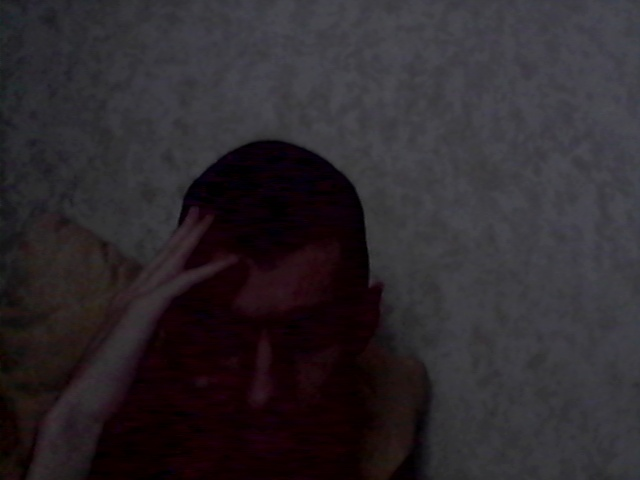
#> input picture OpenCV/pic.jpg, 640 x 480 px, given in place of the camera
$ python main.py
#> lines starting #> are read from the running program, lines starting #| are printed output that depends on the picture; after the words box and inside, x2 and y2 are one past the last pixel; in counts of white or black regions, pixels touching at a corner belong together
import cv2 as cv
import numpy as np


if __name__ == '__main__':
    cv.namedWindow( "result" )
    cap = cv.VideoCapture(0)

    hsv_min = np.array((90, 55, 10), np.uint8)
    hsv_max = np.array((132, 255, 255), np.uint8)

    color_blue = (255,0,0)
    color_red = (0,0,128)

    while True:
        flag, img = cap.read()
#> img is the input picture: shape (480, 640, 3); mean B, G, R 44.2, 40, 45.3
        img = cv.flip(img,1)
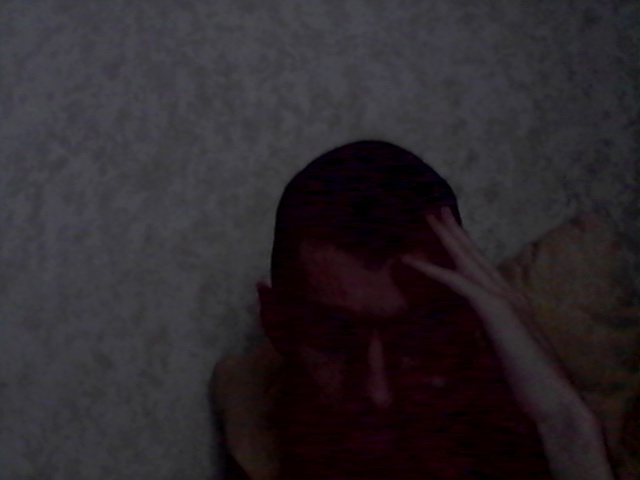
#> img: shape (480, 640, 3); mean B, G, R 44.2, 40, 45.3
        try:


            hsv = cv.cvtColor(img, cv.COLOR_BGR2HSV )
#> hsv: shape (480, 640, 3); mean H, S, V 115.6, 80.2, 48.1
            thresh = cv.inRange(hsv, hsv_min, hsv_max)
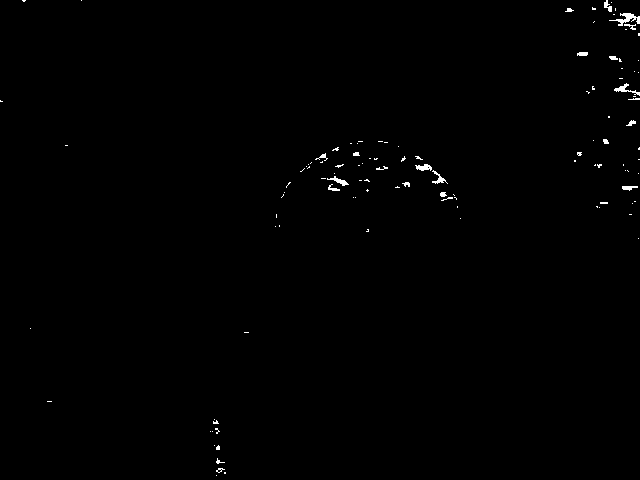
#> thresh: shape (480, 640); 0.45% white in thin lines or dots
            contours, hierarchy = cv.findContours( thresh.copy(), cv.RETR_EXTERNAL, cv.CHAIN_APPROX_NONE)
#> contours = 113 contours, 104 with area under 20; largest, box (x1, y1, x2, y2) and area: (609, 13, 640, 26) 104, (614, 83, 640, 96) 61, (415, 164, 432, 171) 58, (327, 176, 349, 186) 52, (432, 170, 448, 184) 45

            for cnt in contours:
                rect = cv.minAreaRect(cnt)
                box = cv.boxPoints(rect)
                box = np.int0(box)
                center = (int(rect[0][0]),int(rect[0][1]))
                area = int(rect[1][0]*rect[1][1])
                if area > 1000:
                    cv.drawContours(img,[box],0,color_blue,2)
                    cv.circle(img, center, 2, color_red, 2)
                    text = "(" + str(center[0]) + ", " + str(center[1]) + ")"
                    cv.putText(img, text, (center[0] + 10, center[1] + 10), cv.FONT_HERSHEY_PLAIN, 1.5, color_red, 1, 8, 0)
                    print(center)
#> this loop made 113 passes
#> (rect, box, center, area) on passes 4, 29, 37, 39, 40, 45: (((219.4, 461.9), (4.34, 8.06), -60.26), [[221, 465], [214, 461], [217, 458], [224, 462]], (219, 461), 34), (((446.5, 198.3), (11.39, 1.84), -12.53), [[441, 200], [440, 198], [451, 196], [452, 197]], (446, 198), 21), (((629.5, 188), (4, 15), -90), [[637, 190], [622, 190], [622, 186], [637, 186]], (629, 188), 60), (((333.5, 187), (6, 11), -90), [[339, 190], [328, 190], [328, 184], [339, 184]], (333, 187), 66), (((405.5, 184), (4, 7), -90), [[409, 186], [402, 186], [402, 182], [409, 182]], (405, 184), 28), (((337.8, 180.2), (5.76, 21.73), -68.2), [[346, 186], [326, 178], [328, 173], [348, 181]], (337, 180), 125)
#> (rect, box, area) on passes 3, 34, 59: (((220, 470), (4, 8), -90), [[224, 472], [216, 472], [216, 468], [224, 468]], 32), (((443, 194), (4, 6), -90), [[446, 196], [440, 196], [440, 192], [446, 192]], 24), (((423, 167), (6, 16), -90), [[431, 170], [415, 170], [415, 164], [431, 164]], 96)
            cv.imshow('result', img)
        except:
            cap.release()
            raise
        ch = cv.waitKey(5)
#> (key Esc is pressed here)
        if ch == 27:
            break

    cap.release()
    cv.destroyAllWindows()
